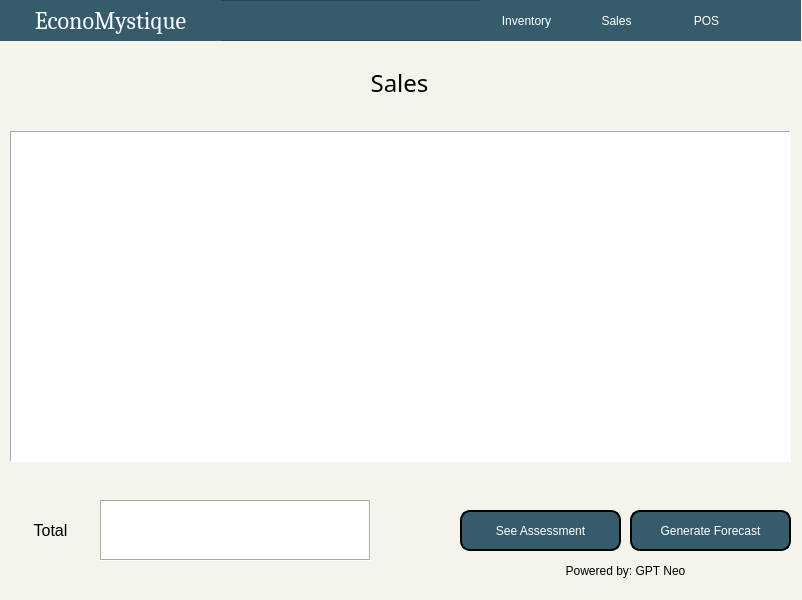
<?xml version="1.0" encoding="UTF-8"?>
<ui version="4.0">
 <class>Sales</class>
 <widget class="QWidget" name="Sales">
  <property name="geometry">
   <rect>
    <x>0</x>
    <y>0</y>
    <width>802</width>
    <height>600</height>
   </rect>
  </property>
  <property name="windowTitle">
   <string>EconoMystique</string>
  </property>
  <property name="windowIcon">
   <iconset>
    <selectedon>../.designer/backup/img/econoLogo2.png</selectedon>
   </iconset>
  </property>
  <property name="styleSheet">
   <string notr="true">background: #f4f4ec;
color: black;
</string>
  </property>
  <widget class="QFrame" name="frame">
   <property name="geometry">
    <rect>
     <x>0</x>
     <y>0</y>
     <width>801</width>
     <height>41</height>
    </rect>
   </property>
   <property name="styleSheet">
    <string notr="true">background: #365b6d;</string>
   </property>
   <property name="frameShape">
    <enum>QFrame::StyledPanel</enum>
   </property>
   <property name="frameShadow">
    <enum>QFrame::Raised</enum>
   </property>
   <widget class="QLabel" name="titleLabel_2">
    <property name="geometry">
     <rect>
      <x>0</x>
      <y>0</y>
      <width>221</width>
      <height>41</height>
     </rect>
    </property>
    <property name="font">
     <font>
      <family>Cambria</family>
      <pointsize>18</pointsize>
     </font>
    </property>
    <property name="styleSheet">
     <string notr="true">color: white;</string>
    </property>
    <property name="text">
     <string>EconoMystique</string>
    </property>
    <property name="alignment">
     <set>Qt::AlignCenter</set>
    </property>
   </widget>
   <widget class="QPushButton" name="btnSales">
    <property name="geometry">
     <rect>
      <x>570</x>
      <y>0</y>
      <width>93</width>
      <height>41</height>
     </rect>
    </property>
    <property name="font">
     <font>
      <pointsize>9</pointsize>
     </font>
    </property>
    <property name="cursor">
     <cursorShape>PointingHandCursor</cursorShape>
    </property>
    <property name="styleSheet">
     <string notr="true">QPushButton {
    background-color: #365b6d;
    color: white;
    border-radius: 50px;
}
QPushButton:hover {
    background-color: #5b8ca4;
}
QPushButton:pressed {
    border-style: inset;
    background-color: #365b6d;
}
</string>
    </property>
    <property name="text">
     <string>Sales</string>
    </property>
   </widget>
   <widget class="QPushButton" name="btnInventory">
    <property name="geometry">
     <rect>
      <x>480</x>
      <y>0</y>
      <width>93</width>
      <height>41</height>
     </rect>
    </property>
    <property name="font">
     <font>
      <pointsize>9</pointsize>
     </font>
    </property>
    <property name="cursor">
     <cursorShape>PointingHandCursor</cursorShape>
    </property>
    <property name="styleSheet">
     <string notr="true">QPushButton {
    background-color: #365b6d;
    color: white;
    border-radius: 50px;
}
QPushButton:hover {
    background-color: #5b8ca4;
}
QPushButton:pressed {
    border-style: inset;
    background-color: #365b6d;
}
</string>
    </property>
    <property name="text">
     <string>Inventory</string>
    </property>
   </widget>
   <widget class="QPushButton" name="btnPOS">
    <property name="geometry">
     <rect>
      <x>660</x>
      <y>0</y>
      <width>93</width>
      <height>41</height>
     </rect>
    </property>
    <property name="font">
     <font>
      <pointsize>9</pointsize>
     </font>
    </property>
    <property name="cursor">
     <cursorShape>PointingHandCursor</cursorShape>
    </property>
    <property name="styleSheet">
     <string notr="true">QPushButton {
    background-color: #365b6d;
    color: white;
    border-radius: 50px;
}
QPushButton:hover {
    background-color: #5b8ca4;
}
QPushButton:pressed {
    border-style: inset;
    background-color: #365b6d;
}
</string>
    </property>
    <property name="text">
     <string>POS</string>
    </property>
   </widget>
   <widget class="QPushButton" name="btnAccount">
    <property name="geometry">
     <rect>
      <x>750</x>
      <y>0</y>
      <width>51</width>
      <height>41</height>
     </rect>
    </property>
    <property name="cursor">
     <cursorShape>PointingHandCursor</cursorShape>
    </property>
    <property name="styleSheet">
     <string notr="true">QPushButton {
    background-color: #365b6d;
    color: white;
    border-radius: 50px;
}
QPushButton:hover {
    background-color: #5b8ca4;
}
QPushButton:pressed {
    border-style: inset;
    background-color: #365b6d;
}
</string>
    </property>
    <property name="text">
     <string/>
    </property>
    <property name="icon">
     <iconset>
      <normaloff>img/pfBtn.png</normaloff>img/pfBtn.png</iconset>
    </property>
    <property name="iconSize">
     <size>
      <width>40</width>
      <height>40</height>
     </size>
    </property>
   </widget>
  </widget>
  <widget class="QLabel" name="SalesRecords">
   <property name="geometry">
    <rect>
     <x>9</x>
     <y>47</y>
     <width>781</width>
     <height>71</height>
    </rect>
   </property>
   <property name="font">
    <font>
     <family>Sans Serif Collection</family>
     <pointsize>18</pointsize>
    </font>
   </property>
   <property name="text">
    <string>Sales</string>
   </property>
   <property name="alignment">
    <set>Qt::AlignCenter</set>
   </property>
  </widget>
  <widget class="QTableWidget" name="productTable">
   <property name="geometry">
    <rect>
     <x>10</x>
     <y>131</y>
     <width>781</width>
     <height>331</height>
    </rect>
   </property>
   <property name="styleSheet">
    <string notr="true">background: #ffffff</string>
   </property>
   <property name="frameShape">
    <enum>QFrame::Panel</enum>
   </property>
  </widget>
  <widget class="QLabel" name="label">
   <property name="geometry">
    <rect>
     <x>10</x>
     <y>500</y>
     <width>81</width>
     <height>61</height>
    </rect>
   </property>
   <property name="font">
    <font>
     <pointsize>12</pointsize>
    </font>
   </property>
   <property name="styleSheet">
    <string notr="true"/>
   </property>
   <property name="text">
    <string>Total</string>
   </property>
   <property name="alignment">
    <set>Qt::AlignCenter</set>
   </property>
  </widget>
  <widget class="QLabel" name="lblTotal">
   <property name="geometry">
    <rect>
     <x>100</x>
     <y>500</y>
     <width>271</width>
     <height>61</height>
    </rect>
   </property>
   <property name="font">
    <font>
     <pointsize>12</pointsize>
    </font>
   </property>
   <property name="styleSheet">
    <string notr="true">background: white;
</string>
   </property>
   <property name="frameShape">
    <enum>QFrame::Box</enum>
   </property>
   <property name="frameShadow">
    <enum>QFrame::Sunken</enum>
   </property>
   <property name="text">
    <string/>
   </property>
   <property name="alignment">
    <set>Qt::AlignCenter</set>
   </property>
  </widget>
  <widget class="QPushButton" name="btnAssessment">
   <property name="geometry">
    <rect>
     <x>460</x>
     <y>510</y>
     <width>161</width>
     <height>41</height>
    </rect>
   </property>
   <property name="styleSheet">
    <string notr="true">QPushButton{
	background: #365b6d;
	color: white;
	border-style: outset;
	border-width: 2px;
	border-radius:10px;
	border-color: black;
}
QPushButton:hover {
    background-color: #53786d;
	border: 2px solid black;
}
QPushButton:pressed {
    border-style: inset;
    background-color: #365b6d;
}</string>
   </property>
   <property name="text">
    <string>See Assessment</string>
   </property>
  </widget>
  <widget class="QPushButton" name="forecastButton">
   <property name="geometry">
    <rect>
     <x>630</x>
     <y>510</y>
     <width>161</width>
     <height>41</height>
    </rect>
   </property>
   <property name="styleSheet">
    <string notr="true">QPushButton{
	background: #365b6d;
	color: white;
	border-style: outset;
	border-width: 2px;
	border-radius:10px;
	border-color: black;
}
QPushButton:hover {
    background-color: #53786d;
	border: 2px solid black;
}
QPushButton:pressed {
    border-style: inset;
    background-color: #365b6d;
}</string>
   </property>
   <property name="text">
    <string>Generate Forecast</string>
   </property>
   <property name="icon">
    <iconset>
     <normaloff>img/econologo_transparent_cropped.png</normaloff>img/econologo_transparent_cropped.png</iconset>
   </property>
   <property name="iconSize">
    <size>
     <width>15</width>
     <height>40</height>
    </size>
   </property>
  </widget>
  <widget class="QLabel" name="label_2">
   <property name="geometry">
    <rect>
     <x>460</x>
     <y>560</y>
     <width>331</width>
     <height>21</height>
    </rect>
   </property>
   <property name="styleSheet">
    <string notr="true"/>
   </property>
   <property name="text">
    <string>Powered by: GPT Neo</string>
   </property>
   <property name="alignment">
    <set>Qt::AlignCenter</set>
   </property>
  </widget>
 </widget>
 <resources/>
 <connections/>
</ui>
